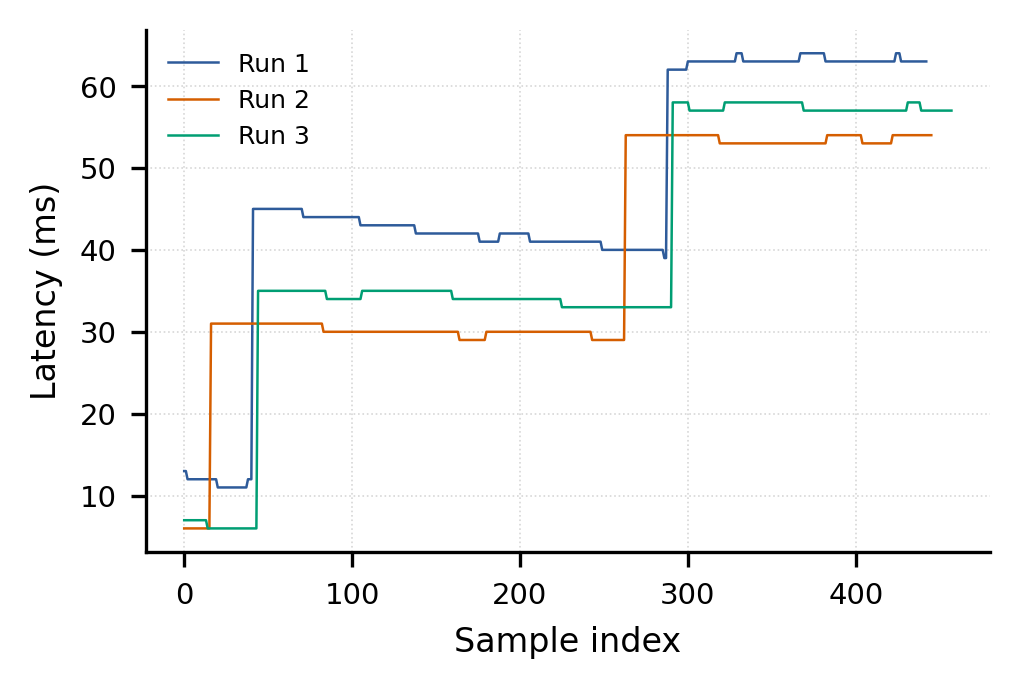

The Python source for this figure:
"""
Fig. 2 — WebSocket latency over time across three benchmark runs.
Reads: benchmarks/latency_*.csv
Output: figures/fig2_latency_over_time.png
"""
import csv
import glob
import matplotlib.pyplot as plt

# ---- Group samples by run ----
runs = {}
for path in sorted(glob.glob("benchmarks/latency_*.csv")):
    with open(path) as f:
        for row in csv.DictReader(f):
            try:
                run = int(row["run"])
                lat = float(row["latency_ms"])
            except (KeyError, ValueError):
                continue
            runs.setdefault(run, []).append(lat)

# ---- Plot ----
fig, ax = plt.subplots(figsize=(3.5, 2.4), dpi=300)
colors = ["#2E5B9A", "#D55E00", "#009E73"]
for i, (run, values) in enumerate(sorted(runs.items())):
    ax.plot(range(len(values)), values,
            linewidth=0.6, color=colors[i % len(colors)],
            label=f"Run {run}")
ax.set_xlabel("Sample index", fontsize=8)
ax.set_ylabel("Latency (ms)", fontsize=8)
ax.tick_params(labelsize=7)
ax.legend(fontsize=6, frameon=False)
ax.grid(linestyle=":", linewidth=0.4, alpha=0.5)
for spine in ("top", "right"):
    ax.spines[spine].set_visible(False)
fig.tight_layout()
fig.savefig("figures/fig2_latency_over_time.png", dpi=300, bbox_inches="tight")
print("Wrote figures/fig2_latency_over_time.png")
